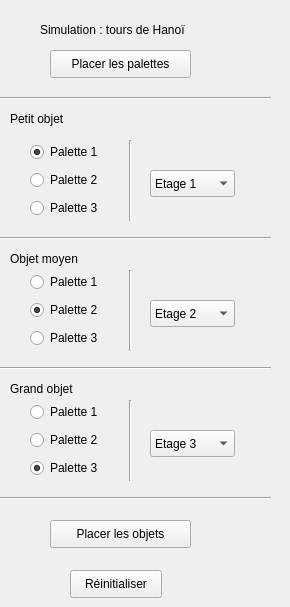
  <widget class="QWidget" name="tab_4">
   <attribute name="title">
    <string>Démonstartion</string>
   </attribute>
   <widget class="QPushButton" name="pushButton_3">
    <property name="geometry">
     <rect>
      <x>50</x>
      <y>50</y>
      <width>141</width>
      <height>28</height>
     </rect>
    </property>
    <property name="text">
     <string>Placer les palettes</string>
    </property>
   </widget>
   <widget class="QLabel" name="label_5">
    <property name="geometry">
     <rect>
      <x>40</x>
      <y>20</y>
      <width>181</width>
      <height>20</height>
     </rect>
    </property>
    <property name="text">
     <string>Simulation : tours de Hanoï</string>
    </property>
   </widget>
   <widget class="Line" name="line_3">
    <property name="geometry">
     <rect>
      <x>-10</x>
      <y>90</y>
      <width>281</width>
      <height>16</height>
     </rect>
    </property>
    <property name="orientation">
     <enum>Qt::Horizontal</enum>
    </property>
   </widget>
   <widget class="QLabel" name="label_6">
    <property name="geometry">
     <rect>
      <x>10</x>
      <y>110</y>
      <width>71</width>
      <height>18</height>
     </rect>
    </property>
    <property name="text">
     <string>Petit objet</string>
    </property>
   </widget>
   <widget class="Line" name="line_4">
    <property name="geometry">
     <rect>
      <x>120</x>
      <y>140</y>
      <width>20</width>
      <height>81</height>
     </rect>
    </property>
    <property name="orientation">
     <enum>Qt::Vertical</enum>
    </property>
   </widget>
   <widget class="QComboBox" name="comboBox">
    <property name="geometry">
     <rect>
      <x>150</x>
      <y>170</y>
      <width>85</width>
      <height>27</height>
     </rect>
    </property>
    <item>
     <property name="text">
      <string>Etage 1</string>
     </property>
    </item>
    <item>
     <property name="text">
      <string>Etage 2</string>
     </property>
    </item>
    <item>
     <property name="text">
      <string>Etage 3</string>
     </property>
    </item>
   </widget>
   <widget class="Line" name="line_5">
    <property name="geometry">
     <rect>
      <x>-10</x>
      <y>230</y>
      <width>281</width>
      <height>16</height>
     </rect>
    </property>
    <property name="orientation">
     <enum>Qt::Horizontal</enum>
    </property>
   </widget>
   <widget class="QComboBox" name="comboBox_2">
    <property name="geometry">
     <rect>
      <x>150</x>
      <y>300</y>
      <width>85</width>
      <height>27</height>
     </rect>
    </property>
    <property name="currentIndex">
     <number>1</number>
    </property>
    <item>
     <property name="text">
      <string>Etage 1</string>
     </property>
    </item>
    <item>
     <property name="text">
      <string>Etage 2</string>
     </property>
    </item>
    <item>
     <property name="text">
      <string>Etage 3</string>
     </property>
    </item>
   </widget>
   <widget class="QLabel" name="label_7">
    <property name="geometry">
     <rect>
      <x>10</x>
      <y>250</y>
      <width>91</width>
      <height>18</height>
     </rect>
    </property>
    <property name="text">
     <string>Objet moyen</string>
    </property>
   </widget>
   <widget class="QComboBox" name="comboBox_3">
    <property name="geometry">
     <rect>
      <x>150</x>
      <y>430</y>
      <width>85</width>
      <height>27</height>
     </rect>
    </property>
    <property name="currentIndex">
     <number>2</number>
    </property>
    <item>
     <property name="text">
      <string>Etage 1</string>
     </property>
    </item>
    <item>
     <property name="text">
      <string>Etage 2</string>
     </property>
    </item>
    <item>
     <property name="text">
      <string>Etage 3</string>
     </property>
    </item>
   </widget>
   <widget class="Line" name="line_8">
    <property name="geometry">
     <rect>
      <x>-10</x>
      <y>360</y>
      <width>281</width>
      <height>16</height>
     </rect>
    </property>
    <property name="orientation">
     <enum>Qt::Horizontal</enum>
    </property>
   </widget>
   <widget class="QLabel" name="label_8">
    <property name="geometry">
     <rect>
      <x>10</x>
      <y>380</y>
      <width>91</width>
      <height>18</height>
     </rect>
    </property>
    <property name="text">
     <string>Grand objet</string>
    </property>
   </widget>
   <widget class="Line" name="line_9">
    <property name="geometry">
     <rect>
      <x>0</x>
      <y>490</y>
      <width>271</width>
      <height>16</height>
     </rect>
    </property>
    <property name="orientation">
     <enum>Qt::Horizontal</enum>
    </property>
   </widget>
   <widget class="QPushButton" name="pushButton_4">
    <property name="geometry">
     <rect>
      <x>50</x>
      <y>520</y>
      <width>141</width>
      <height>28</height>
     </rect>
    </property>
    <property name="text">
     <string>Placer les objets</string>
    </property>
   </widget>
   <widget class="QPushButton" name="pushButton_5">
    <property name="geometry">
     <rect>
      <x>70</x>
      <y>570</y>
      <width>92</width>
      <height>28</height>
     </rect>
    </property>
    <property name="text">
     <string>Réinitialiser</string>
    </property>
   </widget>
   <widget class="QWidget" name="gridLayoutWidget">
    <property name="geometry">
     <rect>
      <x>30</x>
      <y>140</y>
      <width>91</width>
      <height>83</height>
     </rect>
    </property>
    <layout class="QGridLayout" name="gridLayout">
     <item row="1" column="0">
      <widget class="QRadioButton" name="radioButton_12">
       <property name="text">
        <string>Palette 2</string>
       </property>
       <property name="checked">
        <bool>false</bool>
       </property>
      </widget>
     </item>
     <item row="2" column="0">
      <widget class="QRadioButton" name="radioButton_14">
       <property name="text">
        <string>Palette 3</string>
       </property>
       <property name="checked">
        <bool>false</bool>
       </property>
      </widget>
     </item>
     <item row="0" column="0">
      <widget class="QRadioButton" name="radioButton_13">
       <property name="text">
        <string>Palette 1</string>
       </property>
       <property name="checked">
        <bool>true</bool>
       </property>
      </widget>
     </item>
    </layout>
   </widget>
   <widget class="QWidget" name="gridLayoutWidget_2">
    <property name="geometry">
     <rect>
      <x>30</x>
      <y>270</y>
      <width>91</width>
      <height>83</height>
     </rect>
    </property>
    <layout class="QGridLayout" name="gridLayout_2">
     <item row="0" column="0">
      <widget class="QRadioButton" name="radioButton_15">
       <property name="text">
        <string>Palette 1</string>
       </property>
       <property name="checked">
        <bool>false</bool>
       </property>
      </widget>
     </item>
     <item row="1" column="0">
      <widget class="QRadioButton" name="radioButton_16">
       <property name="text">
        <string>Palette 2</string>
       </property>
       <property name="checked">
        <bool>true</bool>
       </property>
      </widget>
     </item>
     <item row="2" column="0">
      <widget class="QRadioButton" name="radioButton_17">
       <property name="text">
        <string>Palette 3</string>
       </property>
       <property name="checked">
        <bool>false</bool>
       </property>
      </widget>
     </item>
    </layout>
   </widget>
   <widget class="Line" name="line_18">
    <property name="geometry">
     <rect>
      <x>120</x>
      <y>270</y>
      <width>20</width>
      <height>81</height>
     </rect>
    </property>
    <property name="orientation">
     <enum>Qt::Vertical</enum>
    </property>
   </widget>
   <widget class="QWidget" name="gridLayoutWidget_3">
    <property name="geometry">
     <rect>
      <x>30</x>
      <y>400</y>
      <width>91</width>
      <height>83</height>
     </rect>
    </property>
    <layout class="QGridLayout" name="gridLayout_3">
     <item row="0" column="0">
      <widget class="QRadioButton" name="radioButton_18">
       <property name="text">
        <string>Palette 1</string>
       </property>
       <property name="checked">
        <bool>false</bool>
       </property>
      </widget>
     </item>
     <item row="1" column="0">
      <widget class="QRadioButton" name="radioButton_19">
       <property name="text">
        <string>Palette 2</string>
       </property>
       <property name="checked">
        <bool>false</bool>
       </property>
      </widget>
     </item>
     <item row="2" column="0">
      <widget class="QRadioButton" name="radioButton_20">
       <property name="text">
        <string>Palette 3</string>
       </property>
       <property name="checked">
        <bool>true</bool>
       </property>
      </widget>
     </item>
    </layout>
   </widget>
   <widget class="Line" name="line_6">
    <property name="geometry">
     <rect>
      <x>120</x>
      <y>400</y>
      <width>20</width>
      <height>81</height>
     </rect>
    </property>
    <property name="orientation">
     <enum>Qt::Vertical</enum>
    </property>
   </widget>
  </widget>
